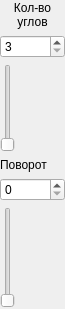
<?xml version="1.0" encoding="UTF-8"?>
<ui version="4.0">
 <class>ControlPanel</class>
 <widget class="QWidget" name="ControlPanel">
  <property name="geometry">
   <rect>
    <x>0</x>
    <y>0</y>
    <width>65</width>
    <height>309</height>
   </rect>
  </property>
  <property name="windowTitle">
   <string>Form</string>
  </property>
  <widget class="QWidget" name="">
   <property name="geometry">
    <rect>
     <x>0</x>
     <y>1</y>
     <width>65</width>
     <height>307</height>
    </rect>
   </property>
   <layout class="QVBoxLayout" name="verticalLayout_3">
    <item>
     <layout class="QVBoxLayout" name="cornersVerticalLayout">
      <item>
       <widget class="QLabel" name="cornersLabel">
        <property name="text">
         <string>Кол-во
углов</string>
        </property>
        <property name="alignment">
         <set>Qt::AlignCenter</set>
        </property>
       </widget>
      </item>
      <item>
       <widget class="QSpinBox" name="cornersSpinBox">
        <property name="minimum">
         <number>3</number>
        </property>
        <property name="maximum">
         <number>6</number>
        </property>
       </widget>
      </item>
      <item>
       <widget class="QSlider" name="cornersVerticalSlider">
        <property name="minimum">
         <number>3</number>
        </property>
        <property name="maximum">
         <number>6</number>
        </property>
        <property name="pageStep">
         <number>3</number>
        </property>
        <property name="orientation">
         <enum>Qt::Vertical</enum>
        </property>
       </widget>
      </item>
     </layout>
    </item>
    <item>
     <layout class="QVBoxLayout" name="rotateVerticalLayout">
      <item>
       <widget class="QLabel" name="rotateLabel">
        <property name="text">
         <string>Поворот</string>
        </property>
       </widget>
      </item>
      <item>
       <widget class="QSpinBox" name="rotateSpinBox">
        <property name="maximum">
         <number>180</number>
        </property>
        <property name="singleStep">
         <number>10</number>
        </property>
       </widget>
      </item>
      <item>
       <widget class="QSlider" name="rotateVerticalSlider">
        <property name="maximum">
         <number>180</number>
        </property>
        <property name="singleStep">
         <number>10</number>
        </property>
        <property name="pageStep">
         <number>30</number>
        </property>
        <property name="orientation">
         <enum>Qt::Vertical</enum>
        </property>
       </widget>
      </item>
     </layout>
    </item>
   </layout>
  </widget>
 </widget>
 <resources/>
 <connections>
  <connection>
   <sender>cornersVerticalSlider</sender>
   <signal>valueChanged(int)</signal>
   <receiver>cornersSpinBox</receiver>
   <slot>setValue(int)</slot>
   <hints>
    <hint type="sourcelabel">
     <x>12</x>
     <y>80</y>
    </hint>
    <hint type="destinationlabel">
     <x>11</x>
     <y>48</y>
    </hint>
   </hints>
  </connection>
  <connection>
   <sender>cornersSpinBox</sender>
   <signal>valueChanged(int)</signal>
   <receiver>cornersVerticalSlider</receiver>
   <slot>setValue(int)</slot>
   <hints>
    <hint type="sourcelabel">
     <x>54</x>
     <y>54</y>
    </hint>
    <hint type="destinationlabel">
     <x>12</x>
     <y>101</y>
    </hint>
   </hints>
  </connection>
  <connection>
   <sender>rotateVerticalSlider</sender>
   <signal>valueChanged(int)</signal>
   <receiver>rotateSpinBox</receiver>
   <slot>setValue(int)</slot>
   <hints>
    <hint type="sourcelabel">
     <x>13</x>
     <y>221</y>
    </hint>
    <hint type="destinationlabel">
     <x>11</x>
     <y>201</y>
    </hint>
   </hints>
  </connection>
  <connection>
   <sender>rotateSpinBox</sender>
   <signal>valueChanged(int)</signal>
   <receiver>rotateVerticalSlider</receiver>
   <slot>setValue(int)</slot>
   <hints>
    <hint type="sourcelabel">
     <x>55</x>
     <y>200</y>
    </hint>
    <hint type="destinationlabel">
     <x>20</x>
     <y>248</y>
    </hint>
   </hints>
  </connection>
 </connections>
</ui>
